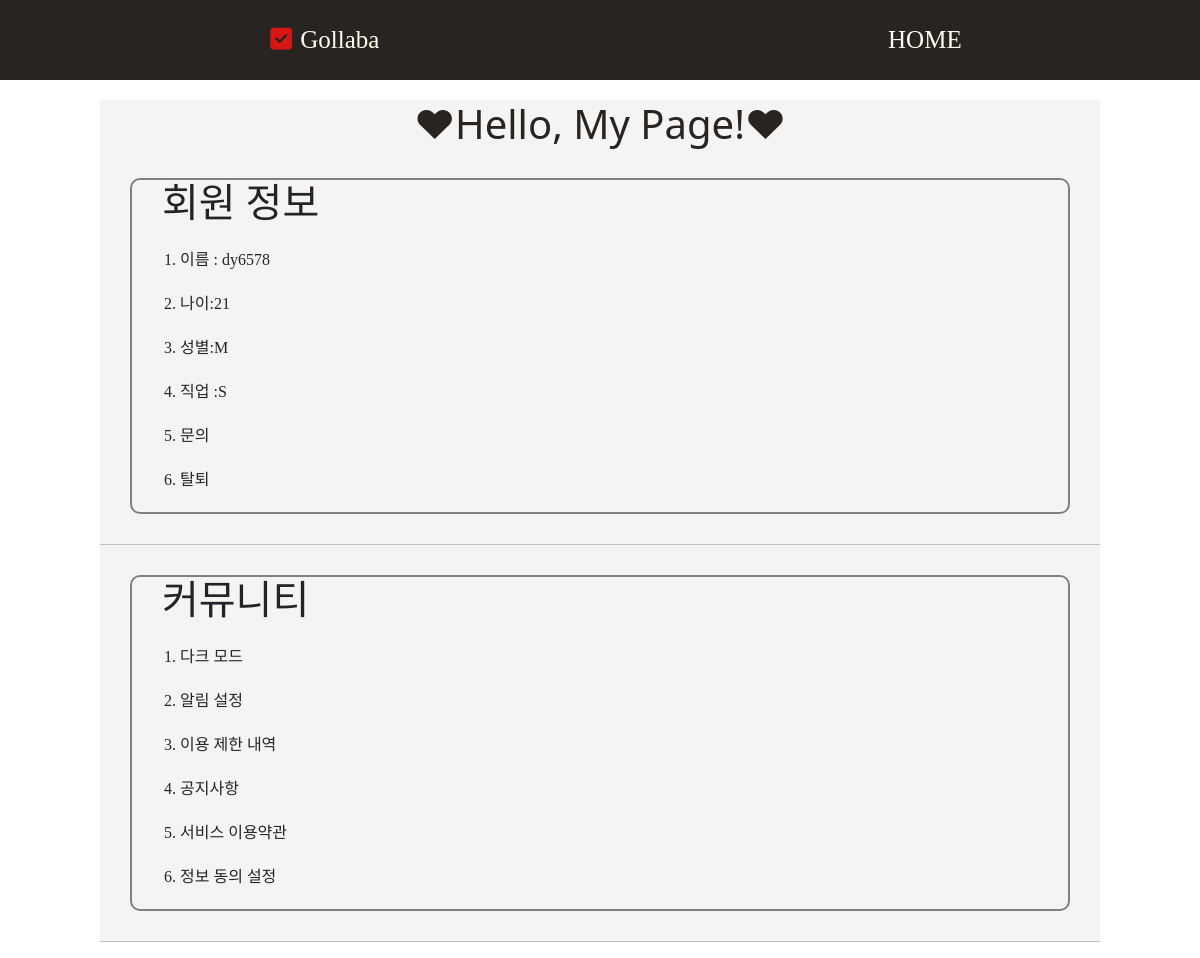
The page /mypage/ (signed in) on the database its author committed.
### account/models.py (models this page shows)
class CustomUser(AbstractUser):
    GENDERS = (
        ('M', '남성'),
        ('F', '여성')
    )
    gender = models.CharField(verbose_name='성별', max_length=1, choices=GENDERS, default = '')
    JOBS = (
        ('S', '학생'),
        ('O', '직장인'),
        ('F', '프리랜서'),
        ('E', '기타')
    )
    job = models.CharField(verbose_name='직업', max_length=1, choices=JOBS, default = '')
    age=models.IntegerField(default=1)

### blog/views.py (the view)
# urls.py: path('mypage/', blog.mypage, name="mypage"),
def mypage(request):
    blog = Blog.objects  # query set
    return render(request, 'mypage.html', {'blogs': blog})

### blog/templates/mypage.html (shortened to what this page needs)
{%load static%}
<!DOCTYPE html>
<html lang="en">
<head>
    <link href="https://cdn.jsdelivr.net/npm/bootstrap@5.0.0/dist/css/bootstrap.min.css" rel="stylesheet">
    <link rel="stylesheet" href="{% static 'css/main.css' %}">
</head>
<body>
    <nav class="navbar">
        <ul class="navbar_logo">
            <li><a href="#"><i class="fas fa-check-square"></i></a></li>
            <li><a href="{% url 'home' %}" id="rr">Gollaba</a></li>
        </ul>
        <ul class="navbar_menu">
            <li><a href="{% url 'home' %}">HOME</a></li>
    </nav>
<div style="background-color:   #F5F4F2; width: 1000px; height: auto; margin: auto;" >
    <h1 style="color: #272422; text-align: center; margin-top: 20px; margin-bottom: 15px;">❤Hello, My Page!❤</h1>
        {% if user.is_authenticated%}
        <div class="box_1">
            <h1 class="tt" style=" font-family: 'SLEIGothicTTF';">회원 정보</h1>
            <ul  style=" list-style: none;">
                <li>1. 이름 : {{user.username}}  </li>
                <li>2. 나이:{{user.age}}  </li>
                <li>3. 성별:{{user.gender}} </li>
                <li>4. 직업 :{{user.job}} </li>
                <li>5. 문의</li>
                <li>6. 탈퇴</li>
            </ul>
            {% else %}
            <h2>로그인 하지 않았습니다.</h2>
            {% endif %}
         </div>
        <hr>
        <div class="box_1">
            <h1 class="tt" style=" font-family: 'SLEIGothicTTF';">커뮤니티</h1>
            <ul  style=" list-style: none;">
                <li>1. 다크 모드  </li>
                <li>2. 알림 설정  </li>
                <li>3. 이용 제한 내역 </li>
                <li>4. 공지사항 </li>
                <li>5. 서비스 이용약관</li>
                <li>6. 정보 동의 설정</li>
            </ul>
         </div>
        <hr>
</div>
</body>
</html>

### blog/static/css/main.css (style rules this page uses)
* { list-style: none; text-decoration: none; margin: 0px; padding: 0px; }
.navbar { font-family: 'Bebas Neue', cursive; display: flex; justify-content: space-around; align-items: center; width: 100%; height: 80px; background-color: #272422; font-size: 25px; text-align: center; }
.navbar_logo { display : flex; list-style: none; margin: 0; }
.navbar_logo li { padding: 4px; margin: 0; }
.navbar_logo li a { color: #D71514; margin: 0; }
#rr { color: ivory; }
.navbar_menu { display : flex; list-style: none; margin:0; justify-content: center; text-align: center; align-items: center; }
.navbar_menu li { padding: 4px; margin: 0; text-align: center; justify-content: center; align-items: center; }
.navbar_menu li a { color: ivory; }

### blog/templates/mypage.html (style rules this page uses)
.box_1 { border-style: solid; border-color: gray; border-radius: 10px; border-width: 2px; margin: 30px; }
ul { text-align: left; list-style-position: inside; }
li { margin: 20px 0px; font-family:'SLEIGothicTTF'; }
a { text-decoration: none; }
.tt { margin-left: 30px; }

### rows shown on the page
CustomUser: username "dy6578", age "21", gender "M", job "S"
